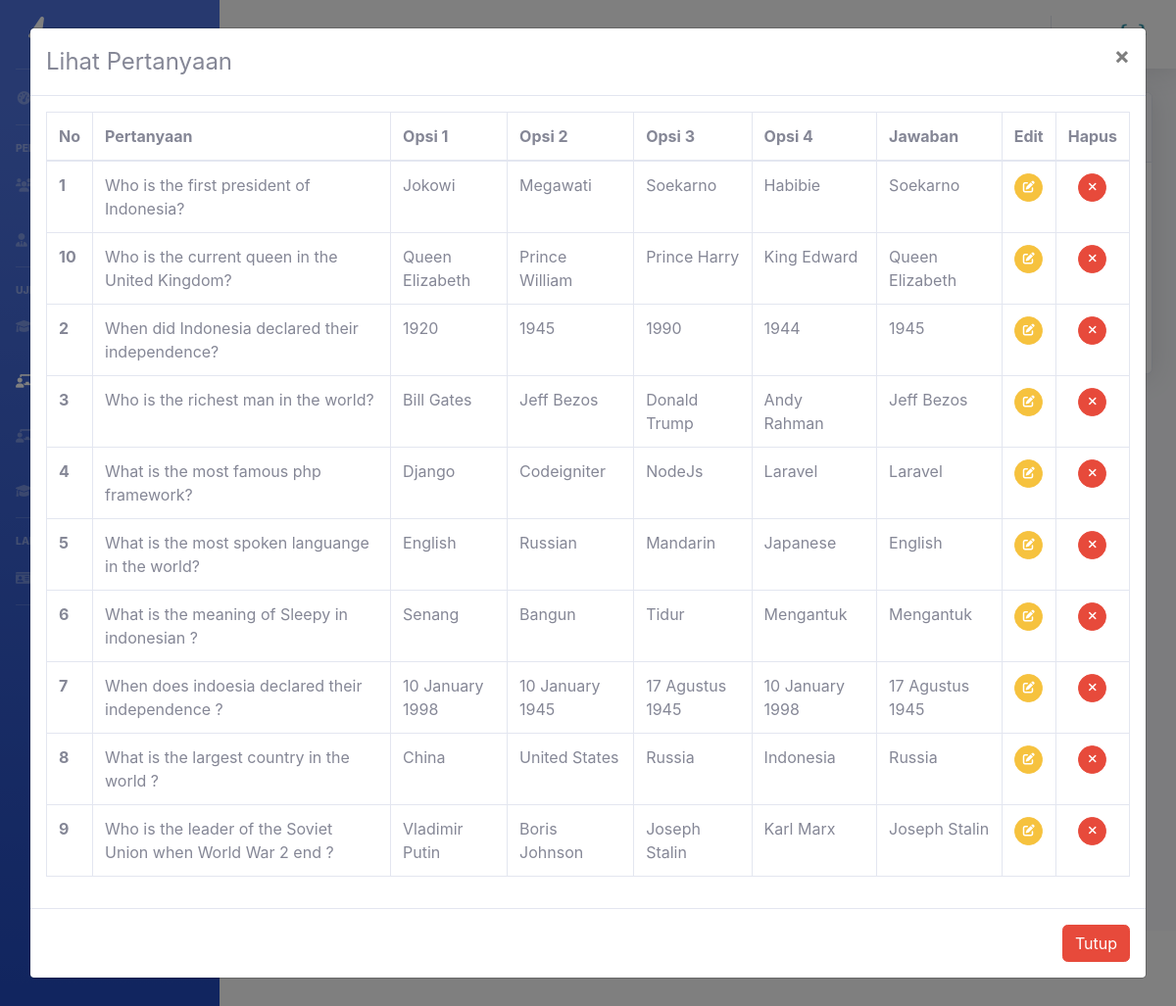
Page /admin/buat-soal.php?id=93 (signed in) on the committed database.
### tables this page shows
CREATE TABLE `pertanyaan` (
  `id` int(5) NOT NULL,
  `no_pertanyaan` varchar(5) NOT NULL,
  `pertanyaan` varchar(500) NOT NULL,
  `opt1` varchar(100) NOT NULL,
  `opt2` varchar(100) NOT NULL,
  `opt3` varchar(100) NOT NULL,
  `opt4` varchar(100) NOT NULL,
  `jawaban` varchar(100) NOT NULL,
  `kategori` varchar(100) NOT NULL
);

### admin/buat-soal.php (the view, shortened to what the rows shown need)
<?php
include('../app/controllers/Ujianku.php');
$object = new Ujianku;
?>
<?php include("header.php");?>
                <div class="container-fluid">
                    <div class="card shadow mb-4">
                        <div class="card-body">
                            <div class="table-responsive">
                                <table class="table table-bordered" width="100%" cellspacing="0">
                                    <thead>
                                        <tr>
                                            <th>Nama Mapel</th>
                                            <th>Waktu Ujian</th>
                                            <th>Token</th>
                                            <th>Status Unggah</th>
                                            <th>Buat Soal</th>
                                            <th>Lihat Soal</th>
                                        </tr>
                                    </thead>
                                    <?php
                                    $batas = 10;
                                    $halaman = isset($_GET['halaman'])?(int)$_GET['halaman'] : 1;
                                    $halaman_awal = ($halaman>1) ? ($halaman * $batas) - $batas : 0;
                                    $object->query = "SELECT * FROM kategori_quiz ORDER BY id DESC LIMIT $halaman_awal, $batas
                                    ";
                                    $object->execute();
                                    if (isset($_GET['cari'])) {
                                        $filteredvalues = $_GET['cari'];
                                        $object->query = "SELECT * FROM kategori_quiz WHERE CONCAT(kategori,token) LIKE '%$filteredvalues%'
                                        ";
                                        $object->execute();
                                        $hasil = $object->get_result();
                                        if ($object->row_count() > 0) {
                                            foreach($hasil as $item){
                                                if($item["publish"] == '1')
                                                {
                                                    $status = '<span class="badge badge-success">Ya</span>';
                                                }
                                                else
                                                {
                                                    $status = '<span class="badge badge-danger">Tidak</span>';
                                                }
                                                ?>
                                                <tr>
                                                    <td><?php echo $item['kategori'];?></td>
                                                    <td><?php echo $item['waktu_ujian'];?> Menit</td>
                                                    <td><?php echo $item['token'];?></td>
                                                    <td><?php echo $status?></td>
                                                    <td align="center">
                                                        <a name="tambah-soal" href="buat-soal.php?idTeks=<?php echo $item['id'];?>" class="btn btn-success btn-circle btn-sm"><i class="fa-solid fa-pen-clip"></i></a>
                                                        <a name="tambah-soal" href="buat-soal.php?idGambar=<?php echo $item['id'];?>" class="btn btn-primary btn-circle btn-sm"><i class="fa-solid fa-image"></i></a>
                                                    </td>
                                                    <td align="center">
                                                        <a name="view-soal" href="buat-soal.php?idTeks=<?php echo $item['id'];?>" class="btn btn-danger btn-circle btn-sm"><i class="fas fa-eye"></i></a>
                                                    </td>
                                                </tr>
                                                <?php
                                            }
                                        }
                                        else {
                                            ?>
                                            <tr>
                                                <td colspan="8">Data tidak ditemukan!</td>
                                            </tr>
                                            <?php
                                        }
                                    }
                                    else
                                    {
                                        $object->query = "SELECT * FROM kategori_quiz ORDER BY id DESC LIMIT $halaman_awal, $batas
                                        ";
                                            ?>
                                            <?php
                                    }
                                    ?>
                                </table>
                            </div>
                        </div>
                    </div>
                </div>
            </div>
<?php include("footer.php");?>
    <div id="liatSoal" class="modal fade">
        <div class="modal-dialog modal-xl">
            <form action="" method="post">
                <div class="modal-content">
                    <div class="modal-body">
                    <?php
                    if(isset($_GET['id'])){
                        $idLiatSoal = $_GET['id'];
                        ?>
                        <table class="table table-bordered" width="100%" cellspacing="0">
                            <thead>
                                <tr>
                                    <th>No</th>
                                    <th>Pertanyaan</th>
                                    <th>Opsi 1</th>
                                    <th>Opsi 2</th>
                                    <th>Opsi 3</th>
                                    <th>Opsi 4</th>
                                    <th>Jawaban</th>
                                    <th>Edit</th>
                                    <th>Hapus</th>
                                </tr>
                            </thead>
                            <?php
                                $idView = $_GET['id'];
                                $teks = '';
                                $object->query = "SELECT * FROM kategori_quiz WHERE id=$idView";
                                $TeksView = $object->get_result();
                                foreach ($TeksView as $asdTeks) {
                                    $teks = $asdTeks["kategori"];
                                }
                                $object->query = "SELECT * FROM pertanyaan WHERE kategori='$teks' ORDER BY no_pertanyaan ASC";
                                $object->execute();
                                $viewPertanyaan = $object->get_result();
                                foreach($viewPertanyaan as $row)
                                {
                                    ?>
                                    <tr>
                                        <th scope="row"><?php echo $row["no_pertanyaan"]; ?></th>
                                        <td><?php echo $row["pertanyaan"]; ?></td>
                                        <td><?php
                                            if (strpos($row["opt1"], "opt_images/") !== false) {
                                                ?>
                                                    <img src="<?php echo $row["opt1"];?>" height="50" width="50" alt="gambar">
                                                <?php
                                            } else {
                                                echo $row["opt1"];
                                            }
                                        ?></td>
                                        <td><?php
                                        if (strpos($row["opt2"], "opt_images/") !== false) {
                                            ?>
                                                <img src="<?php echo $row["opt2"];?>" height="50" width="50" alt="gambar">
                                            <?php
                                        } else {
                                            echo $row["opt2"];
                                        }
                                        ?></td>
                                        <td><?php
                                        if (strpos($row["opt3"], "opt_images/") !== false) {
                                            ?>
                                                <img src="<?php echo $row["opt3"];?>" height="50" width="50" alt="gambar">
                                            <?php
                                        } else {
                                            echo $row["opt3"];
                                        }
                                        ?></td>
                                        <td><?php
                                        if (strpos($row["opt4"], "opt_images/") !== false) {
                                            ?>
                                                <img src="<?php echo $row["opt4"];?>" height="50" width="50" alt="gambar">
                                            <?php
                                        } else {
                                            echo $row["opt4"];
                                        }
                                        ?></td>
                                        <td><?php
                                        if (strpos($row["jawaban"], "opt_images/") !== false) {
                                            ?>
                                                <img src="<?php echo $row["jawaban"];?>" height="50" width="50" alt="gambar">
                                            <?php
                                        } else {
                                            echo $row["jawaban"];
                                        }
                                        ?></td>
                                        <td align="center"><?php
                                        if (strpos($row["opt4"], "opt_images/") !== false) {
                                            ?>
                                                <a href="buat-soal.php?idPertanyaanGambar=<?php echo $row["id"]; ?>&idKategori=<?php echo $idLiatSoal?>" class="btn btn-warning btn-circle btn-sm"><i class="fas fa-edit"></i></a>
                                            <?php
                                        } else {
                                            ?>
                                            <a href="buat-soal.php?idPertanyaanTeks=<?php echo $row["id"]; ?>&idKategori=<?php echo $idLiatSoal?>" class="btn btn-warning btn-circle btn-sm"><i class="fas fa-edit"></i></a>
                                            <?php
                                        }
                                        ?></td>
                                        <td align="center">
                                            <form action="buat-soal.php" method="post">
                                                <button type="submit" value="<?= $row['id'];?>" name="hapusPertanyaan" class="btn btn-danger btn-circle btn-sm"><i class="fas fa-times"></i></button>
                                            </form>
                                        </td>
                                    </tr>
                                <?php
                            }
                            ?>
                        </table>
                        <?php
                    }
                    else
                    {
                        ?>
                        <h4>Data tidak ditemukan!</h4>
                        <?php
                    }
                    ?>
                    </div>
                </div>
            </form>
        </div>
    </div>
</body>
</html>

### admin/header.php (shortened to what the rows shown need)
<!DOCTYPE html>
<html lang="en">
<head>
    <link rel="stylesheet" href="../vendor/font-awesome/css/all.min.css"/>
    <link rel="stylesheet" href="../vendor/bootstrap/css/bootstrap.min.css">
    <link rel="stylesheet" href="../vendor/datatables.net-bs4/css/dataTables.bootstrap4.min.css" />
    <link rel="stylesheet" href="../vendor/bootstrap-datepicker/dist/css/bootstrap-datepicker.min.css" />
    <link rel="stylesheet" href="../vendor/tempusdominus-bootstrap-4/build/css/tempusdominus-bootstrap-4.min.css">
    <link rel="stylesheet" href="../assets/css/sb-admin-2.min.css">
    <link rel="stylesheet" href="../assets/css/pass-show.css">
    <link rel="stylesheet" href="../assets/css/parsley.css" />
    <link rel="stylesheet" href="../assets/css/loader.css" />
    <link rel="stylesheet" href="../assets/css/toastSukses.css" />
    <link rel="stylesheet" href="../assets/css/toastError.css" />
</head>
<body id="page-top">
    <div id="wrapper">
        <ul class="navbar-nav bg-gradient-primary sidebar sidebar-dark accordion" id="accordionSidebar">
            <?php
            $object->query = "
            SELECT * FROM admin
            WHERE id_admin = '".$_SESSION['admin_id']."'
            ";
            $user_result = $object->get_result();
            foreach($user_result as $row)
            {
                if ($row['master_admin'] == 'Ya') {
                ?>
                <li class="nav-item">
                    <a class="nav-link <?php if (isset($admin_active)) {echo "$admin_active"; }?>" href="admin.php" >
                        <i class="fa-solid fa-user-tie"></i>
                        <span>Admin</span>
                    </a>
                </li>
                <?php
                }
            }
            ?>
        </ul>
        <div id="content-wrapper" class="d-flex flex-column">
            <div id="content">

### rows in the picture
pertanyaan: no_pertanyaan "1", pertanyaan "Who is the first president of Indonesia?", opt1 "Jokowi", opt2 "Megawati", opt3 "Soekarno", opt4 "Habibie", jawaban "Soekarno", $row['id'] 25 (drawn)
pertanyaan: no_pertanyaan "10", pertanyaan "Who is the current queen in the United Kingdom?", opt1 "Queen Elizabeth", opt2 "Prince William", opt3 "Prince Harry", opt4 "King Edward", jawaban "Queen Elizabeth", $row['id'] 48 (drawn)
pertanyaan: no_pertanyaan "2", pertanyaan "When did Indonesia declared their independence?", opt1 "1920", opt2 "1945", opt3 "1990", opt4 "1944", jawaban "1945", $row['id'] 26 (drawn)
pertanyaan: no_pertanyaan "3", pertanyaan "Who is the richest man in the world?", opt1 "Bill Gates", opt2 "Jeff Bezos", opt3 "Donald Trump", opt4 "Andy Rahman", jawaban "Jeff Bezos", $row['id'] 27 (drawn)
pertanyaan: no_pertanyaan "4", pertanyaan "What is the most famous php framework?", opt1 "Django", opt2 "Codeigniter", opt3 "NodeJs", opt4 "Laravel", jawaban "Laravel", $row['id'] 28 (drawn)
pertanyaan: no_pertanyaan "5", pertanyaan "What is the most spoken languange in the world?", opt1 "English", opt2 "Russian", opt3 "Mandarin", opt4 "Japanese", jawaban "English", $row['id'] 29 (drawn)
pertanyaan: no_pertanyaan "6", pertanyaan "What is the meaning of Sleepy in indonesian ?", opt1 "Senang", opt2 "Bangun", opt3 "Tidur", opt4 "Mengantuk", jawaban "Mengantuk", $row['id'] 44 (drawn)
pertanyaan: no_pertanyaan "7", pertanyaan "When does indoesia declared their independence ?", opt1 "10 January 1998", opt2 "10 January 1945", opt3 "17 Agustus 1945", opt4 "10 January 1998", jawaban "17 Agustus 1945", $row['id'] 45 (drawn)
pertanyaan: no_pertanyaan "8", pertanyaan "What is the largest country in the world ?", opt1 "China", opt2 "United States", opt3 "Russia", opt4 "Indonesia", jawaban "Russia", $row['id'] 46 (drawn)
pertanyaan: no_pertanyaan "9", pertanyaan "Who is the leader of the Soviet Union when World War 2 end ?", opt1 "Vladimir Putin", opt2 "Boris Johnson", opt3 "Joseph Stalin", opt4 "Karl Marx", jawaban "Joseph Stalin", $row['id'] 47 (drawn)
